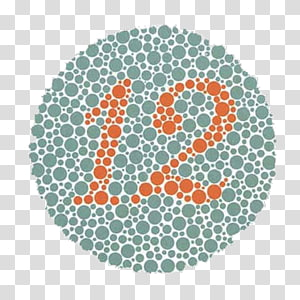
#> input picture 12.jpg, 300 x 300 px
$ python -i kmeans.py   (imports and definitions only)
#> lines starting #> are read from the running program, lines starting #| are printed output that depends on the picture; after the words box and inside, x2 and y2 are one past the last pixel; in counts of white or black regions, pixels touching at a corner belong together
#> further down, picture is the input picture: shape (300, 300, 3); mean B, G, R 201.2, 206.1, 202.6
import cv2
import numpy as np
from threading import Thread


def assign_labels_thread(start_idx, end_idx, pixels, centroids, labels):
    """
    Multithreaded pixel-to-centroid assignment

    Args:
        start_idx: Starting index for this thread
        end_idx: Ending index for this thread
        pixels: Array of pixel values
        centroids: Current centroid positions
        labels: Array to store the assigned labels
    """
    for i in range(start_idx, end_idx):
        distances = np.linalg.norm(pixels[i] - centroids, axis=1)
        labels[i] = np.argmin(distances)


def kmeans_multithreaded(
    image, K=2, max_iters=10, color_space="Lab", channels=[1], num_threads=8
):
    """
    Perform K-means clustering on an image using multithreading for faster processing

    Args:
        image: Input image (BGR format)
        K: Number of clusters
        max_iters: Maximum number of iterations
        color_space: Color space to use ("BGR", "HSV", "Lab", "YCbCr")
        channels: List of channels to use for clustering
        num_threads: Number of threads to use for parallel processing

    Returns:
        segmented: Segmented image as grayscale
    """
#> called with K = 2, max_iters = 10, color_space = 'Lab', num_threads = 8
    # Color space conversions
    if color_space == "HSV":
        image_cs = cv2.cvtColor(image, cv2.COLOR_BGR2HSV)
    elif color_space == "Lab":
        image_cs = cv2.cvtColor(image, cv2.COLOR_BGR2Lab)
#> image_cs: shape (300, 300, 3); mean of channels 0, 1, 2 210, 126.4, 130.5
    elif color_space == "YCbCr":
        image_cs = cv2.cvtColor(image, cv2.COLOR_BGR2YCrCb)
    else:
        image_cs = image.copy()

    # Extract selected channels
    img_data = image_cs[:, :, channels]
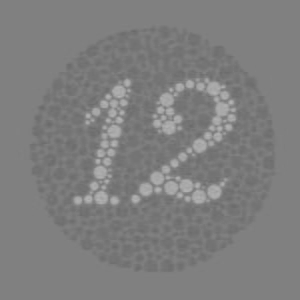
#> img_data: shape (300, 300, 1); min 106, max 181, mean 126.4
    pixels = img_data.reshape(-1, len(channels)).astype(np.float32)

    # Initialize centroids randomly
    np.random.seed(42)
    centroids = pixels[np.random.choice(len(pixels), K, replace=False)]
#> centroids = [128, 115]

    labels = np.zeros(len(pixels), dtype=np.int32)

    for _ in range(max_iters):
        # Assign labels with multithreading for faster processing
        num_threads = num_threads
        chunk_size = len(pixels) // num_threads
        threads = []
        for t in range(num_threads):
            start = t * chunk_size
            end = len(pixels) if t == num_threads - 1 else (t + 1) * chunk_size
            thread = Thread(
                target=assign_labels_thread,
                args=(start, end, pixels, centroids, labels),
            )
            thread.start()
            threads.append(thread)
        for thread in threads:
            thread.join()

        # Update centroids
        for k in range(K):
            cluster_points = pixels[labels == k]
            if len(cluster_points) > 0:
                centroids[k] = np.mean(cluster_points, axis=0)
#> after the loop, centroids = [131.2, 118.4]

    segmented = labels.reshape(image.shape[:2])
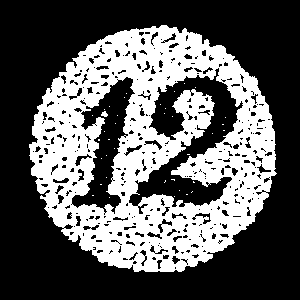
#> segmented: shape (300, 300) int32; values 0 (black) and 1 (white), 37.2% white; 38 white regions (36 under 20 px), largest, box (x1, y1, x2, y2) and area: (29, 25, 277, 272) 33390, (101, 111, 108, 117) 28

    # Map clusters to grayscale intensities
    unique_labels, counts = np.unique(segmented, return_counts=True)
#> unique_labels = [0, 1]; counts = [56526, 33474]
    sorted_indices = np.argsort(-counts)
#> sorted_indices = [0, 1]
    grayscale_map = np.zeros(K, dtype=np.uint8)
    for i, idx in enumerate(sorted_indices):
        grayscale_map[idx] = int(255 * (i / (K - 1))) if K > 1 else 255
#> this loop made 2 passes
#> idx on passes 1 to 2: 0, 1
#> after the loop, grayscale_map = [0, 255]

    final_image = np.zeros_like(segmented, dtype=np.uint8)
    for k in range(K):
        final_image[segmented == k] = grayscale_map[k]

    return final_image

>>> import cv2
>>> picture = cv2.imread('12.jpg')
>>> result = kmeans_multithreaded(picture)
